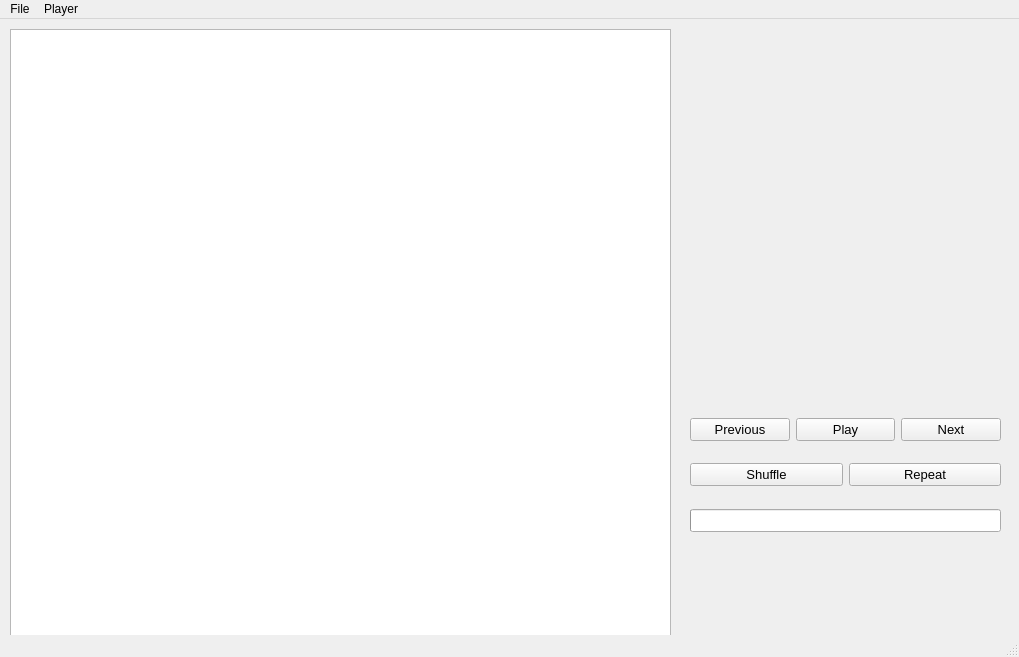
<?xml version="1.0" encoding="UTF-8"?>
<ui version="4.0">
 <class>MainWindow</class>
 <widget class="QMainWindow" name="MainWindow">
  <property name="geometry">
   <rect>
    <x>0</x>
    <y>0</y>
    <width>1019</width>
    <height>657</height>
   </rect>
  </property>
  <property name="windowTitle">
   <string>Music Player</string>
  </property>
  <widget class="QWidget" name="centralwidget">
   <widget class="QListView" name="directory_listview">
    <property name="geometry">
     <rect>
      <x>10</x>
      <y>10</y>
      <width>661</width>
      <height>611</height>
     </rect>
    </property>
    <property name="font">
     <font>
      <pointsize>11</pointsize>
     </font>
    </property>
   </widget>
   <widget class="QWidget" name="horizontalLayoutWidget">
    <property name="geometry">
     <rect>
      <x>690</x>
      <y>390</y>
      <width>311</width>
      <height>41</height>
     </rect>
    </property>
    <layout class="QHBoxLayout" name="control_layout">
     <item>
      <widget class="QPushButton" name="previous_button">
       <property name="font">
        <font>
         <pointsize>10</pointsize>
         <bold>false</bold>
        </font>
       </property>
       <property name="text">
        <string>Previous</string>
       </property>
      </widget>
     </item>
     <item>
      <widget class="QPushButton" name="play_pause_button">
       <property name="font">
        <font>
         <pointsize>10</pointsize>
        </font>
       </property>
       <property name="text">
        <string>Play</string>
       </property>
      </widget>
     </item>
     <item>
      <widget class="QPushButton" name="next_button">
       <property name="font">
        <font>
         <pointsize>10</pointsize>
        </font>
       </property>
       <property name="text">
        <string>Next</string>
       </property>
      </widget>
     </item>
    </layout>
   </widget>
   <widget class="QWidget" name="horizontalLayoutWidget_2">
    <property name="geometry">
     <rect>
      <x>690</x>
      <y>440</y>
      <width>311</width>
      <height>31</height>
     </rect>
    </property>
    <layout class="QHBoxLayout" name="shuffle_repeat_layout">
     <item>
      <widget class="QPushButton" name="shuffle_button">
       <property name="font">
        <font>
         <pointsize>10</pointsize>
        </font>
       </property>
       <property name="text">
        <string>Shuffle</string>
       </property>
      </widget>
     </item>
     <item>
      <widget class="QPushButton" name="repeat_button">
       <property name="font">
        <font>
         <pointsize>10</pointsize>
        </font>
       </property>
       <property name="text">
        <string>Repeat</string>
       </property>
      </widget>
     </item>
    </layout>
   </widget>
   <widget class="QProgressBar" name="song_progressbar">
    <property name="geometry">
     <rect>
      <x>690</x>
      <y>490</y>
      <width>311</width>
      <height>23</height>
     </rect>
    </property>
    <property name="maximumSize">
     <size>
      <width>311</width>
      <height>23</height>
     </size>
    </property>
    <property name="value">
     <number>0</number>
    </property>
    <property name="textVisible">
     <bool>false</bool>
    </property>
   </widget>
   <widget class="QLabel" name="song_length">
    <property name="geometry">
     <rect>
      <x>970</x>
      <y>520</y>
      <width>31</width>
      <height>16</height>
     </rect>
    </property>
    <property name="text">
     <string/>
    </property>
   </widget>
   <widget class="QLabel" name="current_progress">
    <property name="geometry">
     <rect>
      <x>690</x>
      <y>520</y>
      <width>49</width>
      <height>16</height>
     </rect>
    </property>
    <property name="font">
     <font>
      <pointsize>9</pointsize>
     </font>
    </property>
    <property name="text">
     <string/>
    </property>
   </widget>
   <widget class="QWidget" name="verticalLayoutWidget">
    <property name="geometry">
     <rect>
      <x>690</x>
      <y>300</y>
      <width>311</width>
      <height>80</height>
     </rect>
    </property>
    <layout class="QVBoxLayout" name="song_information_layout">
     <item>
      <widget class="QLabel" name="artist_label">
       <property name="maximumSize">
        <size>
         <width>289</width>
         <height>36</height>
        </size>
       </property>
       <property name="font">
        <font>
         <pointsize>11</pointsize>
         <bold>true</bold>
        </font>
       </property>
       <property name="text">
        <string/>
       </property>
      </widget>
     </item>
     <item>
      <widget class="QLabel" name="title_label">
       <property name="maximumSize">
        <size>
         <width>289</width>
         <height>36</height>
        </size>
       </property>
       <property name="font">
        <font>
         <pointsize>10</pointsize>
        </font>
       </property>
       <property name="text">
        <string/>
       </property>
      </widget>
     </item>
    </layout>
   </widget>
   <widget class="QLabel" name="album_cover_label">
    <property name="geometry">
     <rect>
      <x>690</x>
      <y>10</y>
      <width>311</width>
      <height>271</height>
     </rect>
    </property>
    <property name="maximumSize">
     <size>
      <width>311</width>
      <height>271</height>
     </size>
    </property>
    <property name="text">
     <string/>
    </property>
   </widget>
  </widget>
  <widget class="QMenuBar" name="menubar">
   <property name="geometry">
    <rect>
     <x>0</x>
     <y>0</y>
     <width>1019</width>
     <height>21</height>
    </rect>
   </property>
   <widget class="QMenu" name="menuFile">
    <property name="title">
     <string>File</string>
    </property>
    <addaction name="actionOpen_directory"/>
    <addaction name="actionEnable_dark_mode"/>
    <addaction name="actionExit"/>
   </widget>
   <widget class="QMenu" name="menuPlayer">
    <property name="title">
     <string>Player</string>
    </property>
    <addaction name="actionShuffle"/>
    <addaction name="actionRepeat"/>
   </widget>
   <addaction name="menuFile"/>
   <addaction name="menuPlayer"/>
  </widget>
  <widget class="QStatusBar" name="statusbar"/>
  <action name="actionOpen_directory">
   <property name="text">
    <string>Open directory</string>
   </property>
   <property name="font">
    <font>
     <pointsize>10</pointsize>
    </font>
   </property>
   <property name="shortcut">
    <string>Ctrl+O</string>
   </property>
  </action>
  <action name="actionExit">
   <property name="text">
    <string>Exit</string>
   </property>
   <property name="font">
    <font>
     <pointsize>10</pointsize>
    </font>
   </property>
   <property name="shortcut">
    <string>Ctrl+Shift+Q</string>
   </property>
  </action>
  <action name="actionShuffle">
   <property name="checkable">
    <bool>true</bool>
   </property>
   <property name="text">
    <string>Shuffle</string>
   </property>
   <property name="font">
    <font>
     <pointsize>10</pointsize>
    </font>
   </property>
  </action>
  <action name="actionRepeat">
   <property name="checkable">
    <bool>true</bool>
   </property>
   <property name="text">
    <string>Repeat</string>
   </property>
   <property name="font">
    <font>
     <pointsize>10</pointsize>
    </font>
   </property>
  </action>
  <action name="actionEnable_dark_mode">
   <property name="checkable">
    <bool>true</bool>
   </property>
   <property name="text">
    <string>Enable dark mode</string>
   </property>
   <property name="font">
    <font>
     <pointsize>10</pointsize>
    </font>
   </property>
  </action>
 </widget>
 <resources/>
 <connections/>
</ui>
